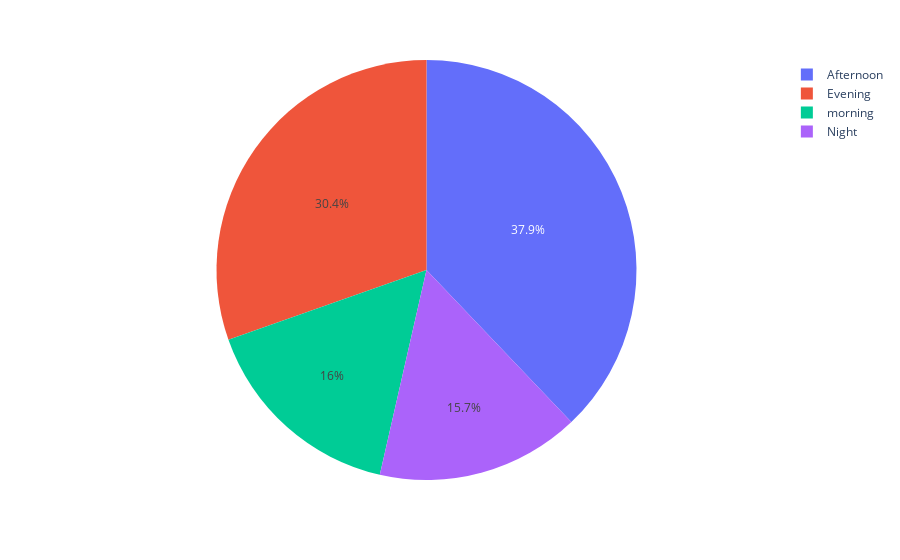

Write notebook code for a chart like this one.
### Code cell
fig=px.pie(time,names='zone',values='count')
fig.show()

### Figure 1 — Plotly figure (JSON) as saved in the notebook; plotly's stock layout.template omitted (floating-point values rounded to 4 significant figures)
{"data": [{"domain": {"x": [0, 1], "y": [0, 1]}, "hovertemplate": "zone=%{label}<br>count=%{value}<extra></extra>", "labels": ["Afternoon", "Evening", "morning", "Night"], "legendgroup": "", "name": "", "showlegend": true, "type": "pie", "values": [430, 345, 182, 178]}], "layout": {"autosize": true, "legend": {"tracegroupgap": 0}, "margin": {"t": 60}}}
